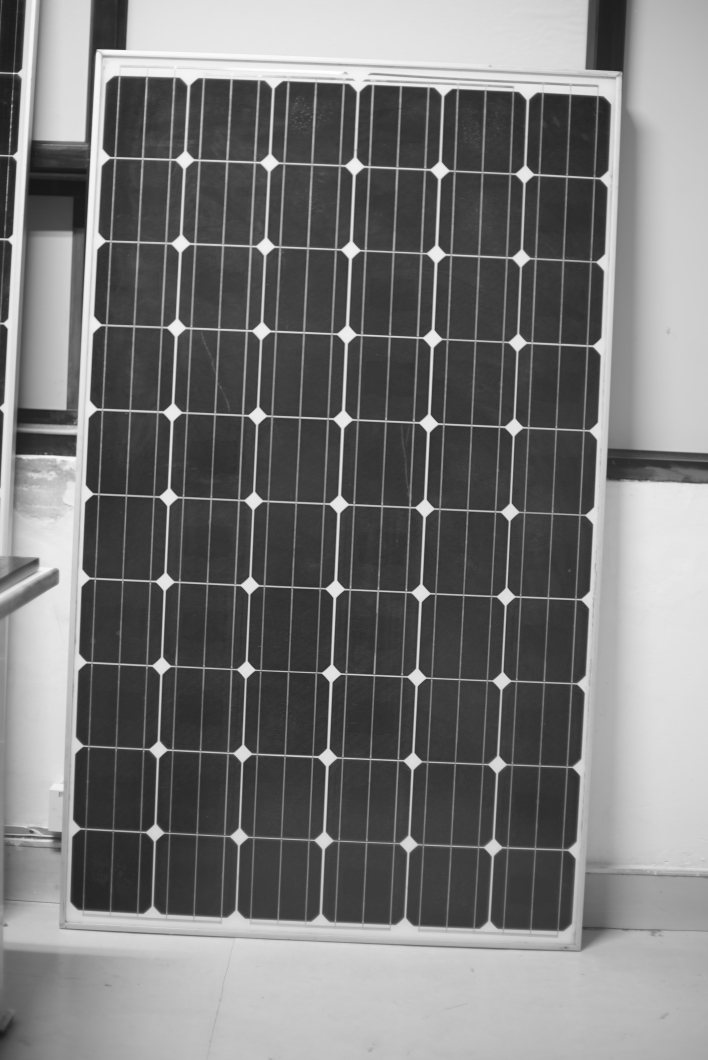
#> input picture Images/Third.jpg, 2832 x 4240 px (shown at 1/4 size)
$ python straighten.py
#> lines starting #> are read from the running program, lines starting #| are printed output that depends on the picture; after the words box and inside, x2 and y2 are one past the last pixel; in counts of white or black regions, pixels touching at a corner belong together
# Read input
import cv2 as cv
import numpy as np
import itertools
color = cv.imread('Images/Third.jpg', cv.IMREAD_COLOR)
#> color is the input picture: shape (4240, 2832, 3); min 20, max 255, mean 120.3


def rescaleFrame(frame, scale=0.125):
#> called with scale = 0.125
    width = int(frame.shape[1]*scale)
#> width = 354
    height = int(frame.shape[0]*scale)
#> height = 530

    dimensions = (width, height)
#> dimensions = (354, 530)

    return cv.resize(frame, dimensions, interpolation=cv.INTER_AREA)
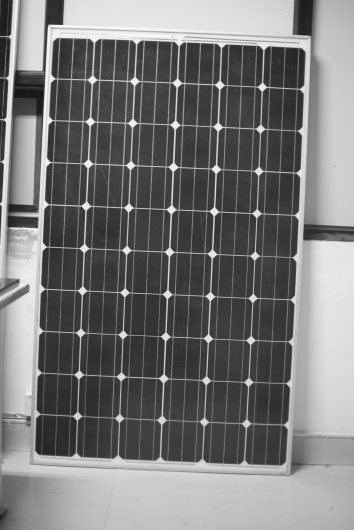
#> returned value: shape (530, 354, 3); min 22, max 255, mean 120.3


resized_image = rescaleFrame(color)
cv.imshow('Image', resized_image)
gray = cv.cvtColor(resized_image, cv.COLOR_BGR2GRAY)
cv.imshow('output/gray.png', gray)
# cv2.imwrite('output/thresh.png', thresh)
# Edge detection
edges = cv.Canny(gray, 100, 200)
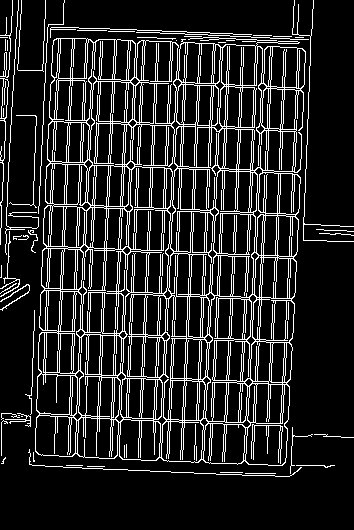
#> edges: shape (530, 354); 14.3% white in thin lines or dots
# Save the edge detected image


"""
Script contains functions to process the lines in polar coordinate system
returned by the HoughLines function in OpenCV
Line equation from polar to cartesian coordinates
x = rho * cos(theta)
y = rho * sin(theta)
x, y are at a distance of rho from 0,0 at an angle of theta
Therefore,
    m = (y - 0) / (x - 0)
    Using the values of x, y, and m
    b = y - m * x
Python 3.6 was used to compile and test the code.
"""


# [141 lines left out: functions polar2cartesian, solve4x, solve4y, intersection, line_end_points_on_image, hough_lines_end_points and 2 more, not called in this run]


def cyclic_intersection_pts(pts):
    """
    Sorts 4 points in clockwise direction with the first point been closest to 0,0
    Assumption:
        There are exactly 4 points in the input and
        from a rectangle which is not very distorted
    """
    pts = np.array(pts)
    #if pts.shape[0] != 4:
    #    return None

    # Calculate the center
    center = np.mean(pts, axis=0)

    # Sort the points in clockwise
    cyclic_pts = [
        # Top-left
        pts[np.where(np.logical_and(pts[:, 0] < center[0],
                     pts[:, 0:1] < center[0:1]))[0][0], :],
        # Top-right
        pts[np.where(np.logical_and(pts[:, 0] > center[0],
                     pts[:, 0:1] < center[0:1]))[0][0], :],
        # Bottom-Right
        pts[np.where(np.logical_and(pts[:, 0] > center[0],
                     pts[:, 0:1] > center[0:1]))[0][0], :],
        # Bottom-Left
        pts[np.where(np.logical_and(pts[:, 0] < center[0],
                     pts[:, 0:1] > center[0:1]))[0][0], :]
    ]

    return np.array(cyclic_pts)

def drawHoughLines(image, lines, output):
    out = image.copy()
    for line in lines:
        rho, theta = line[0]
        a = np.cos(theta)
        b = np.sin(theta)
        x0 = a * rho
        y0 = b * rho
        x1 = int(x0 + 10000 * (-b))
        y1 = int(y0 + 10000 * (a))
        x2 = int(x0 - 10000 * (-b))
        y2 = int(y0 - 10000 * (a))
        cv.line(out, (x1, y1), (x2, y2), (0, 255, 0), 2)
    cv.imwrite(output, out)


def hough_lines_intersection(self):
    """Finds the intersections between groups of lines."""
    lines = self
    intersections = []
    group_lines = itertools.combinations(range(len(lines)), 2)
    x_in_range = lambda x: 0 <= x <= resized_image.shape[1]
    y_in_range = lambda y: 0 <= y <= resized_image.shape[0]

    for i, j in group_lines:
      line_i, line_j = lines[i][0], lines[j][0]

      if 80.0 < _get_angle_between_lines(None, line_i, line_j) < 100.0:
          int_point = _intersection(None, line_i, line_j)

          if x_in_range(int_point[0][0]) and y_in_range(int_point[0][1]):
              intersections.append(int_point)
    output_process = False
    if output_process: _draw_intersections(intersections)

    return intersections
from math import atan, degrees, pi
def _get_angle_between_lines(self, line_1, line_2):
    rho1, theta1 = line_1
    rho2, theta2 = line_2
    # x * cos(theta) + y * sin(theta) = rho
    # y * sin(theta) = x * (- cos(theta)) + rho
    # y = x * (-cos(theta) / sin(theta)) + rho
    m1 = -(np.cos(theta1) / np.sin(theta1))
    m2 = -(np.cos(theta2) / np.sin(theta2))
    return abs(atan(abs(m2-m1) / (1 + m2 * m1))) * (180 / np.pi)


def _intersection(self, line1, line2):
    """Finds the intersection of two lines given in Hesse normal form.
    Returns closest integer pixel locations.
    See https://stackoverflow.com/a/383527/5087436
    """
    rho1, theta1 = line1
    rho2, theta2 = line2

    A = np.array([
      [np.cos(theta1), np.sin(theta1)],
      [np.cos(theta2), np.sin(theta2)]
    ])

    b = np.array([[rho1], [rho2]])
    x0, y0 = np.linalg.solve(A, b)
    x0, y0 = int(np.round(x0)), int(np.round(y0))
    return [[x0, y0]]

margin = len(edges) // 16
#> margin = 33
edges[0:margin, :] = [[0] * edges.shape[1]] * margin
edges[-margin:, :] = [[0] * edges.shape[1]] * margin
edges[:, 0:margin] = [[0] * margin] * edges.shape[0]
edges[:, -margin:] = [[0] * margin] * edges.shape[0]
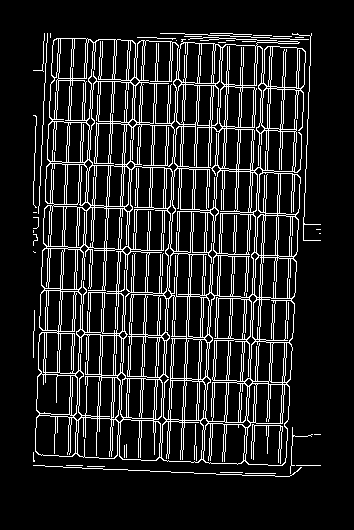
#> edges: shape (530, 354); 13.2% white in thin lines or dots, all inside (x1, y1, x2, y2) = (33, 33, 321, 477)
cv.imshow('output/edges.png', edges)


# Detect lines using hough transform
polar_lines = cv.HoughLines(edges, 1, np.pi / 180, 150)
#> polar_lines = 76 rows, first 8: [232, 0.0524], [274, 0.0524], [288, 0.0524], [76, 0.0524], [302, 0.0524], [90, 0.0524], [147, 0.0524], [246, 0.0524]
drawHoughLines(color, polar_lines, 'output/houghlines.png')
#> the loop in drawHoughLines, `for line in lines:` made 76 passes
#> (rho, theta, b, x0, y0, x1, y1, x2) on passes 1 to 12: (232, 0.0524, 0.0523, 231.7, 12.14, -291, 9998, 755), (274, 0.0524, 0.0523, 273.6, 14.34, -249, 10000, 796), (288, 0.0524, 0.0523, 287.6, 15.07, -235, 10001, 810), (76, 0.0524, 0.0523, 75.9, 3.98, -447, 9990, 599), (302, 0.0524, 0.0523, 301.6, 15.81, -221, 10002, 824), (90, 0.0524, 0.0523, 89.88, 4.71, -433, 9991, 613), (147, 0.0524, 0.0523, 146.8, 7.69, -376, 9993, 670), (246, 0.0524, 0.0523, 245.7, 12.87, -277, 9999, 769), (161, 0.0524, 0.0523, 160.8, 8.43, -362, 9994, 684), (217, 0.0524, 0.0523, 216.7, 11.36, -306, 9997, 740), (132, 0.0524, 0.0523, 131.8, 6.91, -391, 9993, 655), (267, 0.0524, 0.0523, 266.6, 13.97, -256, 10000, 789)
#> after the loop in drawHoughLines, `for line in lines:`:
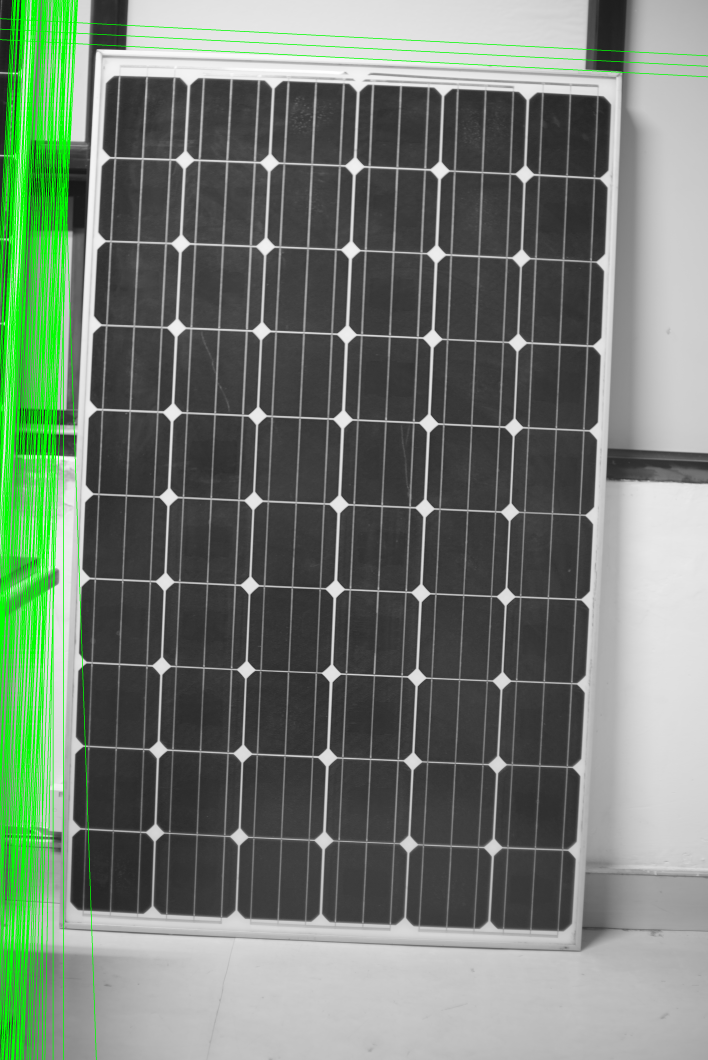
#> out: shape (4240, 2832, 3) (shown at 1/4 size); mean B, G, R 112.9, 125.4, 112.9
# Detect the intersection points
intersect_pts = hough_lines_intersection(polar_lines)
#> in hough_lines_intersection, `lines = self`: lines has the same summary as polar_lines outside hough_lines_intersection
#> the loop in hough_lines_intersection, `for i, j in group_lines:` made 2850 passes
# Sort the points in cyclic order
intersect_pts = cyclic_intersection_pts(intersect_pts)
# Draw intersection points and save
out = color.copy()
for pts in intersect_pts:
    cv.rectangle(out, (pts[0][0] - 1, pts[0][1] - 1),
                 (pts[0][0] + 1, pts[0][1] + 1), (0, 0, 255), 2)
#> this loop made 4 passes
#> pts on passes 1 to 4: [[228, 86]], [[228, 86]], [[226, 128]], [[226, 128]]
cv.imwrite('output/intersect_points.png', out)
cv.waitKey(0)
cv.imshow('intersect_points')
